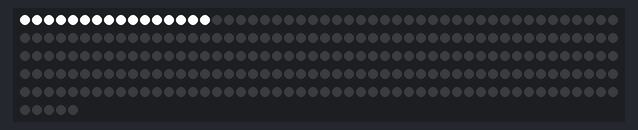
Simulated run of this sketch. Board: Arduino Uno, built with avr-gcc and run on an emulated ATmega328P. Parts: 255 RGB LEDs in strip order, left to right, continuing on the next row. Random numbers use the default seed unless the sketch sets one.

Above: at 0.47 s.
At 1.37 s:
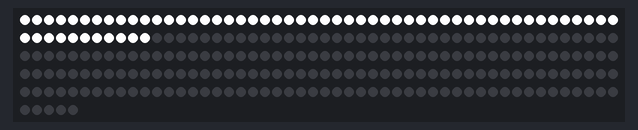
At 2.58 s:
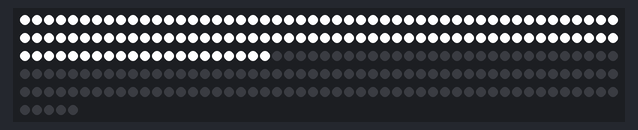
At 3.79 s:
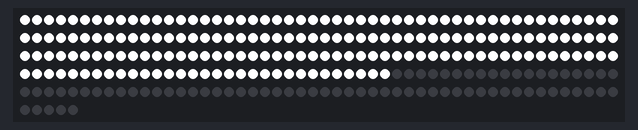
At 4.9 s:
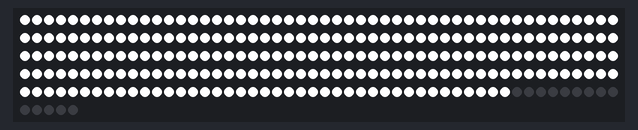

The sketch:

lamp.ino
```cpp
#include <Adafruit_NeoPixel.h>
#ifdef __AVR__
  #include <avr/power.h>
#endif

#define PIN 6

// 9 // 21 // 28 =

// Parameter 1 = number of pixels in strip
// Parameter 2 = Arduino pin number (most are valid)
// Parameter 3 = pixel type flags, add together as needed:
//   NEO_KHZ800  800 KHz bitstream (most NeoPixel products w/WS2812 LEDs)
//   NEO_KHZ400  400 KHz (classic 'v1' (not v2) FLORA pixels, WS2811 drivers)
//   NEO_GRB     Pixels are wired for GRB bitstream (most NeoPixel products)
//   NEO_RGB     Pixels are wired for RGB bitstream (v1 FLORA pixels, not v2)
//   NEO_RGBW    Pixels are wired for RGBW bitstream (NeoPixel RGBW products)
//Adafruit_NeoPixel strip = Adafruit_NeoPixel(60, PIN, NEO_GRB + NEO_KHZ800);
Adafruit_NeoPixel strip = Adafruit_NeoPixel(255, PIN, NEO_GRB + NEO_KHZ800);

// IMPORTANT: To reduce NeoPixel burnout risk, add 1000 uF capacitor across
// pixel power leads, add 300 - 500 Ohm resistor on first pixel's data input
// and minimize distance between Arduino and first pixel.  Avoid connecting
// on a live circuit...if you must, connect GND first.

void setup() {
    Serial.begin(115200);
  // This is for Trinket 5V 16MHz, you can remove these three lines if you are not using a Trinket
  #if defined (__AVR_ATtiny85__)
    if (F_CPU == 16000000) clock_prescale_set(clock_div_1);
  #endif
  // End of trinket special code


  strip.begin();
  strip.show(); // Initialize all pixels to 'off'

}

void loop() {

  colorWipe(strip.Color(255, 255, 255), 10); // Yellow

  for (int16_t i=0; i<1000000; i++) {


     uint16_t pos = random (0,255);
     int r = random (0,255);
     int g = random (0,255);
     int b = random (0,255);

     uint32_t col = strip.Color(r, g, b);
     strip.setPixelColor(pos, col);
     strip.show();
     //delay(100);
  }

}
// Fill the dots one after the other with a color
void colorWipe(uint32_t c, uint8_t wait) {
  for(uint16_t i=0; i<strip.numPixels(); i++) {
    strip.setPixelColor(i, c);
    strip.show();
    delay(wait);
  }
}
```
